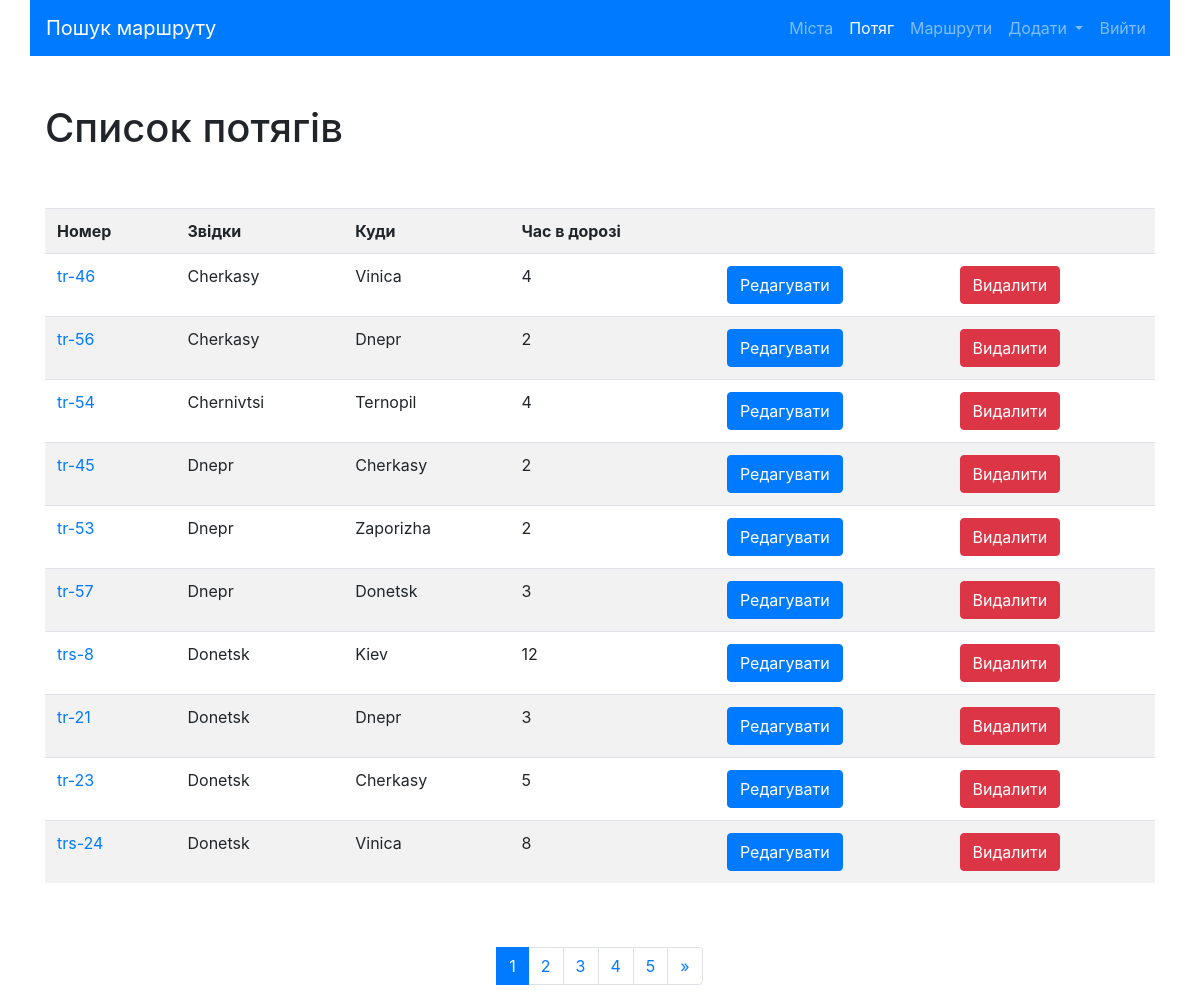
/trains/ (signed in), run on the app's committed database.
### trains/models.py (models this page shows, shortened)
class Train(models.Model):
    name = models.CharField(max_length=50, unique=True, verbose_name="Номер потягу")
    travel_time = models.PositiveSmallIntegerField(verbose_name='Час в дорозі')
    from_city = models.ForeignKey(City, on_delete=models.CASCADE,
                                  related_name='from_city_set',
                                  verbose_name='З якого міста'
                                  )
    to_city = models.ForeignKey('cities.City', on_delete=models.CASCADE,
                                  related_name='to_city_set',
                                  verbose_name='В яке місто'
                                  )
    class Meta:
        verbose_name = 'Потяг'
        verbose_name_plural = 'Поїзди'
        ordering = ['from_city']

### cities/models.py (models this page shows, shortened)
class City(models.Model):
    name = models.CharField(max_length=150, unique=True, verbose_name='Місто')
    def __str__(self):
        return self.name
    class Meta:
        verbose_name = 'Місто'
        verbose_name_plural = 'Міста'
        ordering = ['name']

### trains/views.py (the view)
# urls.py: path('', TrainListView.as_view(), name='home'),
class TrainListView(ListView):
    paginate_by = 10
    model = Train
    template_name = 'trains/home.html'

### trains/templates/trains/home.html (shortened to what this page needs)
{% extends 'base.html' %}
{% block content %}
<h1>Список потягів</h1>
<div class="row">
    <div class="col-md-12 mx-auto my-5">
        <table class="table table-striped">
            <tr>
                <th>Номер</th>
                <th>Звідки</th>
                <th>Куди</th>
                <th>Час в дорозі</th>
                <th>&nbsp;</th>
                <th>&nbsp;</th>
            </tr>
            {% for object in page_obj %}
            <tr>
                <td>
                     <a href="{% url 'trains:detail' pk=object.pk %}">{{ object.name }}</a>
                </td>
                <td>{{ object.from_city }}</td>
                <td>{{ object.to_city }}</td>
                <td>{{ object.travel_time }}</td>
                {% if user.is_authenticated %}
                <td>
                    <a href="{% url 'trains:update' pk=object.pk %}">
                        <button type="submit" class="btn btn-primary">Редагувати</button>
                    </a>
                </td>
                <td>
                    <a href="{% url 'trains:delete' pk=object.pk %}">
                        <button type="submit" class="btn btn-danger">Видалити</button>
                    </a>
                </td>
                {% else %}
                 <td>&nbsp;</td>
                <td>&nbsp;</td>
                {% endif %}
            </tr>
        {% endfor %}
            </table>
    </div>
</div>
<nav aria-label="Page navigation example">
  <ul class="pagination justify-content-center">
      {% for page in page_obj.paginator.page_range%}
          <li class="page-item {% if page == page_obj.number %} active {% endif %}">
              <a class="page-link" href="?page={{page}}">
                  {{ page }}
              </a>
          </li>
      {% endfor %}
    <li class="page-item">
        {% if page_obj.has_next %}
            <a class="page-link" href="?page={{ page_obj.paginator.num_pages }}" arial-label="Next">
        <span aria-hidden="true">&raquo;</span></a>
        {% endif %}
    </li>
  </ul>
</nav>
{% endblock %}

### data on the page
Train: name "tr-46", from_city "Cherkasy", to_city "Vinica", travel_time "4"
Train: name "tr-56", from_city "Cherkasy", to_city "Dnepr", travel_time "2"
Train: name "tr-54", from_city "Chernivtsi", to_city "Ternopil", travel_time "4"
Train: name "tr-45", from_city "Dnepr", to_city "Cherkasy", travel_time "2"
Train: name "tr-53", from_city "Dnepr", to_city "Zaporizha", travel_time "2"
Train: name "tr-57", from_city "Dnepr", to_city "Donetsk", travel_time "3"
Train: name "trs-8", from_city "Donetsk", to_city "Kiev", travel_time "12"
Train: name "tr-21", from_city "Donetsk", to_city "Dnepr", travel_time "3"
Train: name "tr-23", from_city "Donetsk", to_city "Cherkasy", travel_time "5"
Train: name "trs-24", from_city "Donetsk", to_city "Vinica", travel_time "8"

### other printed values
{{ page }} "1" "2" "3" "4" "5"
